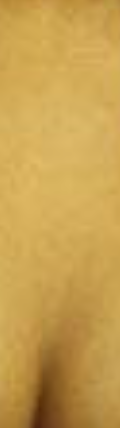
#> input picture tp1/skin/00.png, 120 x 428 px
$ python tp1.py
#> lines starting #> are read from the running program, lines starting #| are printed output that depends on the picture
import cv2
import numpy as np

import os

import matplotlib.pyplot as plt


def get_images(directory):
    result = []
    for f in os.listdir(directory):
        if f.endswith(".jpg") or f.endswith(".png"):
            result.append(directory + "/" + f)

    return result


def display_image(image):
    img = cv2.imread(image)
    cv2.waitKey(0)
    cv2.destroyAllWindows()


def img_skin_naive(img):
    """
    Use simple classifier to detect skin
    """
    skin_ratio = 0
    height, width, depth = img.shape

    for col in img:
        for pixel in col:
            skin_ratio += 1 if is_skin_naive(pixel) else 0

    skin_ratio /= float(height * width)

    return skin_ratio


def is_skin_naive(pixel):
    """
    Simple classifier: return true if the pixel verifies a set of color constraints
    """
    b, g, r = pixel

    return (
        r > 95
        and g > 40
        and b > 20
        and max([r, g, b]) - min([r, g, b]) > 15
        and abs(int(r) - int(g)) > 15
        and r > g
        and r > b
    )

lab_img = cv2.cvtColor(cv2.imread("skin/00.png"), cv2.COLOR_BGR2LAB)
#> lab_img: shape (428, 120, 3); mean of channels 0, 1, 2 173.4, 133.7, 174.4
hist = cv2.calcHist([lab_img], [1,2], None, [32, 32], [0, 32, 0, 32])
#> hist: shape (32, 32) float32; every value is 0
plt.plot(hist)
plt.xlim([0,32])
plt.show()
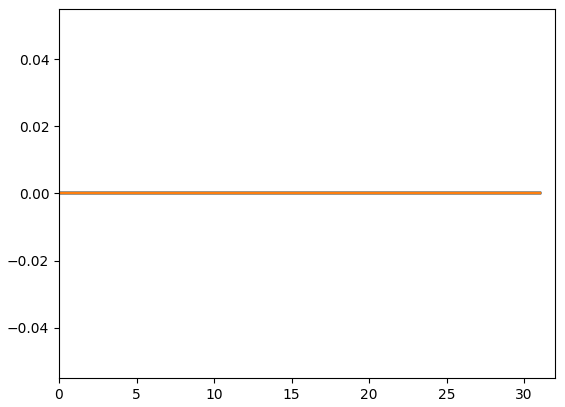
#> figure drawn by matplotlib, 1 panel
